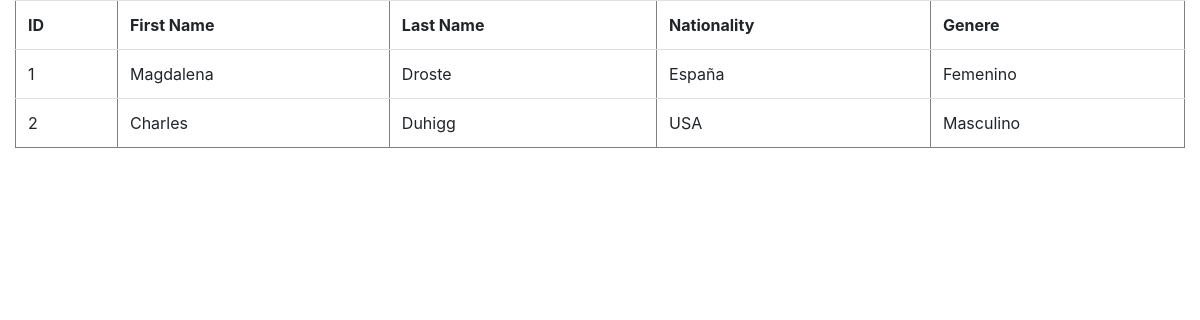
The app's page /authors/list with its own data.
### catalog/models.py (models this page shows, shortened)
class Author(models.Model):
    first_name = models.CharField(max_length=30)
    last_name = models.CharField(max_length=30)
    nationality = models.CharField(max_length=50)
    genere = models.CharField(max_length=15)

### catalog/views.py (the view)
# urls.py: path('authors/list', views.AuthorList.as_view()),
class AuthorList(ListView):
    model = Author

### catalog/templates/catalog/author_list.html
{% extends "layout.html" %}
{% block content %}
    <table border="1" class="table">
        <tr>
            <th>ID</th>
            <th>First Name</th>
            <th>Last Name</th>
            <th>Nationality</th>
            <th>Genere</th>
        </tr>
        {% for author in object_list %}
            <tr>
                <td>{{ author.id }}</td>
                <td>{{ author.first_name }}</td>
                <td>{{ author.last_name }}</code></td>
                <td>{{ author.nationality }}</td>
                <td>{{ author.genere }}</td>
            </tr>
        {% endfor %}
    </table>
{% endblock %}

### records on screen
Author: id "1", first_name "Magdalena", last_name "Droste", nationality "España", genere "Femenino"
Author: id "2", first_name "Charles", last_name "Duhigg", nationality "USA", genere "Masculino"
